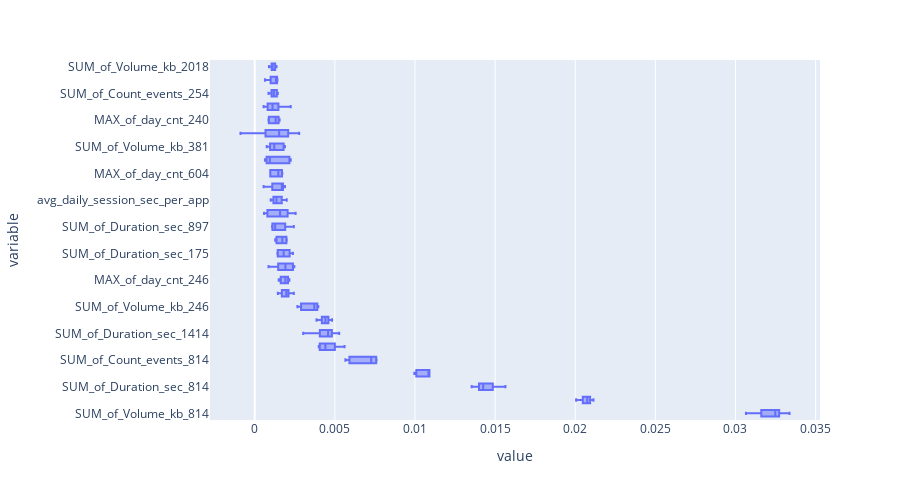

The cell this chart's notebook holds for it:
### Code cell
def plot_p_imp():
    df = p_imp_df[p_imp_df["p_importance%"] >= 0.5].sort_values(by="mean", ascending=False)
    df = pd.DataFrame(
        df[["run1", "run2", "run3", "run4", "run5"]].T.values,
        columns=df["feature"].to_list(),
    )

    return px.box(
        df,
        x=df.columns.to_list(),
        height=500,
    )
    # df.plot.box(vert=False, whis=10)


plot_p_imp()

### Figure 1 — Plotly figure (JSON) as saved in the notebook; plotly's stock layout.template omitted (floating-point values rounded to 4 significant figures; data arrays with more than 128 entries replaced by an {"elided": "..."} marker saying what was removed)
{"data": [{"alignmentgroup": "True", "hovertemplate": "value=%{x}<br>variable=%{y}<extra></extra>", "legendgroup": "", "marker": {"color": "#636efa"}, "name": "", "notched": false, "offsetgroup": "", "orientation": "h", "showlegend": false, "type": "box", "x": {"elided": "135 float values"}, "x0": " ", "xaxis": "x", "y": {"elided": "135 str values"}, "y0": " ", "yaxis": "y"}], "layout": {"boxmode": "group", "height": 500, "legend": {"tracegroupgap": 0}, "margin": {"t": 60}, "xaxis": {"anchor": "y", "domain": [0, 1], "title": {"text": "value"}}, "yaxis": {"anchor": "x", "domain": [0, 1], "title": {"text": "variable"}}}}
